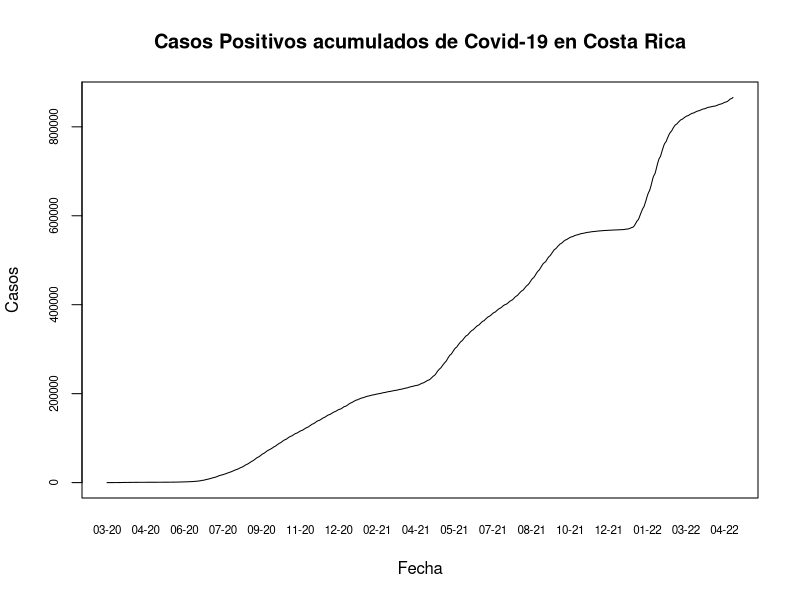
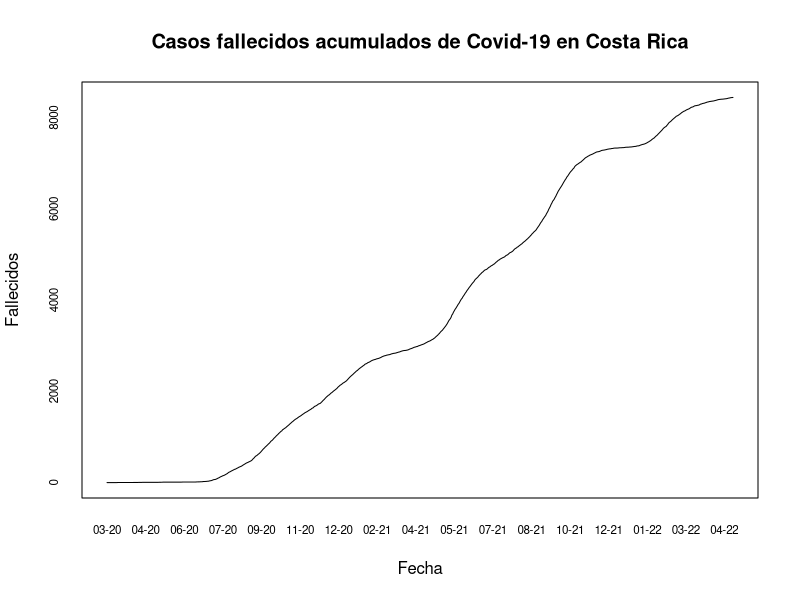
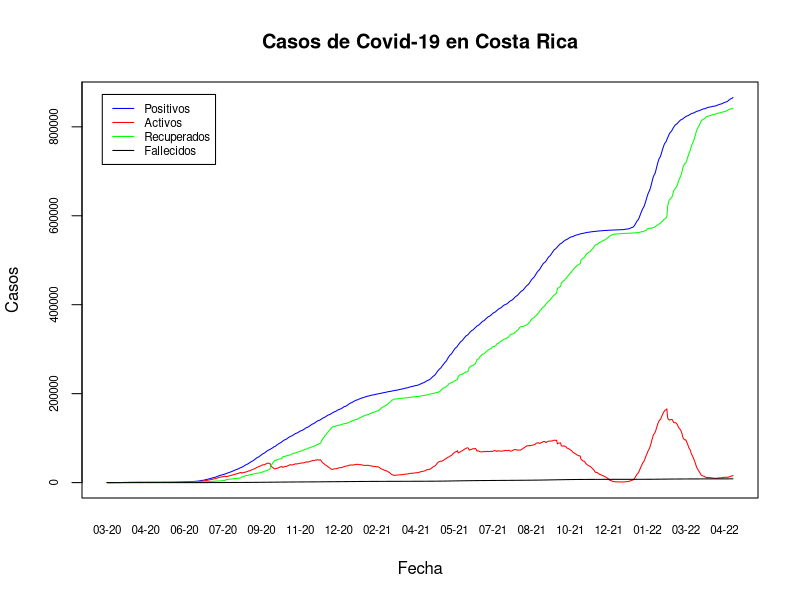

Reproduce these figures in R, in order.
## ---- chunk 1
knitr::opts_chunk$set(echo = TRUE)
## ---- chunk 2
covid <- read.csv(file="05_10_22_CSV_GENERAL.csv", sep = ";")
## ---- chunk 3
options(scipen = 7)
## ---- chunk 4
covid$FECHA <- as.Date(covid$FECHA, format = "%d/%m/%Y")
## ---- chunk 5
plot(x = covid$FECHA, y = covid$positivos, main = "Casos Positivos acumulados de Covid-19 en Costa Rica", 
     type = "l",
     xlab = "Fecha",
     ylab = "Casos", 
     xaxt = "n", 
     yaxt = "n")

# Formato del eje X
axis(side = 1,
     covid$FECHA,
     tick = FALSE,
     format(covid$FECHA, "%m-%y"),
     cex.axis = .7)  


# Formato del eje Y
axis(
  side = 2,
  covid$positivos,
  labels = TRUE,  
  at = seq(0, 1000000, by = 200000),
  cex.axis = .7
)



## ---- chunk 6
plot(x = covid$FECHA, y = covid$fallecidos, main = "Casos fallecidos acumulados de Covid-19 en Costa Rica", 
     type = "l",
     xlab = "Fecha",
     ylab = "Fallecidos", 
     xaxt = "n", 
     yaxt = "n")

# Formato del eje X
axis(side = 1,
     covid$FECHA,
     tick = FALSE,
     format(covid$FECHA, "%m-%y"),
     cex.axis = .7)  


# Formato del eje Y
axis(
  side = 2,
  covid$fallecidos,
  labels = TRUE,  
  at = seq(0, 10000, by = 2000),
  cex.axis = .7
)



## ---- chunk 7
plot(x = covid$FECHA, y = covid$positivos, main = "Casos de Covid-19 en Costa Rica", 
     type = "l",
     xlab = "Fecha",
     ylab = "Casos", 
     xaxt = "n", 
     yaxt = "n",
     col= "blue")

# Formato del eje X
axis(side = 1,
     covid$FECHA,
     tick = FALSE,
     format(covid$FECHA, "%m-%y"),
     cex.axis = .7)  

# Leyenda
legend(
  x = "topleft",
  inset = 0.03,
  legend = c("Positivos", "Activos", "Recuperados", "Fallecidos"),
  col = c("blue", "red", "green", "black"),
  lty = 1,
  cex = 0.7)


# Formato del eje Y
axis(
  side = 2,
  covid$positivos,
  labels = TRUE,  
  at = seq(0, 1000000, by = 200000),
  cex.axis = .7
)  

# Casos Activos
lines(covid$FECHA, covid$activos, col="red")

# Casos recuperados
lines(covid$FECHA, covid$RECUPERADOS, col="green")


# Casos fallecidos
lines(covid$FECHA, covid$fallecidos, col="black")



